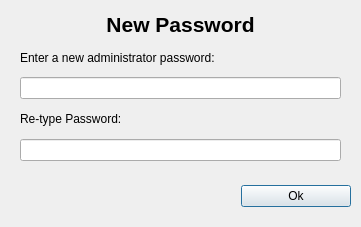
<?xml version="1.0" encoding="UTF-8"?>
<ui version="4.0">
 <class>ChangePassDialog</class>
 <widget class="QDialog" name="ChangePassDialog">
  <property name="geometry">
   <rect>
    <x>0</x>
    <y>0</y>
    <width>361</width>
    <height>227</height>
   </rect>
  </property>
  <property name="windowTitle">
   <string/>
  </property>
  <widget class="QWidget" name="layoutWidget_2">
   <property name="geometry">
    <rect>
     <x>20</x>
     <y>180</y>
     <width>331</width>
     <height>32</height>
    </rect>
   </property>
   <layout class="QHBoxLayout" name="horizontalLayout">
    <item>
     <widget class="QLabel" name="label_3">
      <property name="text">
       <string/>
      </property>
     </widget>
    </item>
    <item>
     <widget class="QPushButton" name="pushButton">
      <property name="sizePolicy">
       <sizepolicy hsizetype="Minimum" vsizetype="Fixed">
        <horstretch>0</horstretch>
        <verstretch>0</verstretch>
       </sizepolicy>
      </property>
      <property name="maximumSize">
       <size>
        <width>110</width>
        <height>16777215</height>
       </size>
      </property>
      <property name="text">
       <string>Ok</string>
      </property>
     </widget>
    </item>
   </layout>
  </widget>
  <widget class="QWidget" name="layoutWidget">
   <property name="geometry">
    <rect>
     <x>20</x>
     <y>10</y>
     <width>321</width>
     <height>151</height>
    </rect>
   </property>
   <layout class="QVBoxLayout" name="verticalLayout">
    <item>
     <widget class="QLabel" name="label">
      <property name="font">
       <font>
        <pointsize>16</pointsize>
        <weight>75</weight>
        <bold>true</bold>
       </font>
      </property>
      <property name="text">
       <string>New Password</string>
      </property>
      <property name="alignment">
       <set>Qt::AlignCenter</set>
      </property>
      <property name="wordWrap">
       <bool>true</bool>
      </property>
     </widget>
    </item>
    <item>
     <widget class="QLabel" name="label_2">
      <property name="text">
       <string>Enter a new administrator password:</string>
      </property>
      <property name="alignment">
       <set>Qt::AlignLeading|Qt::AlignLeft|Qt::AlignVCenter</set>
      </property>
     </widget>
    </item>
    <item>
     <widget class="QLineEdit" name="lineEdit">
      <property name="echoMode">
       <enum>QLineEdit::Password</enum>
      </property>
     </widget>
    </item>
    <item>
     <widget class="QLabel" name="label_4">
      <property name="text">
       <string>Re-type Password:</string>
      </property>
     </widget>
    </item>
    <item>
     <widget class="QLineEdit" name="lineEdit_2">
      <property name="echoMode">
       <enum>QLineEdit::Password</enum>
      </property>
     </widget>
    </item>
   </layout>
  </widget>
 </widget>
 <resources/>
 <connections/>
</ui>
